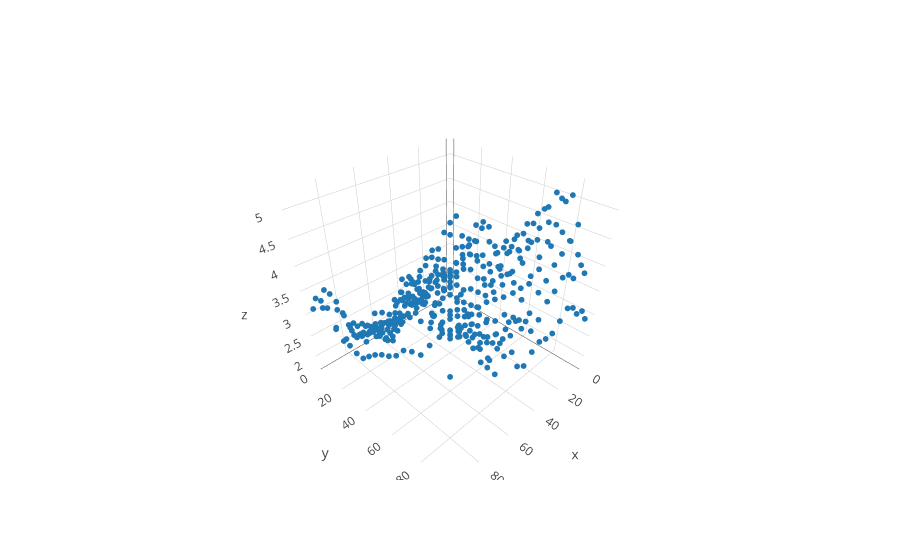
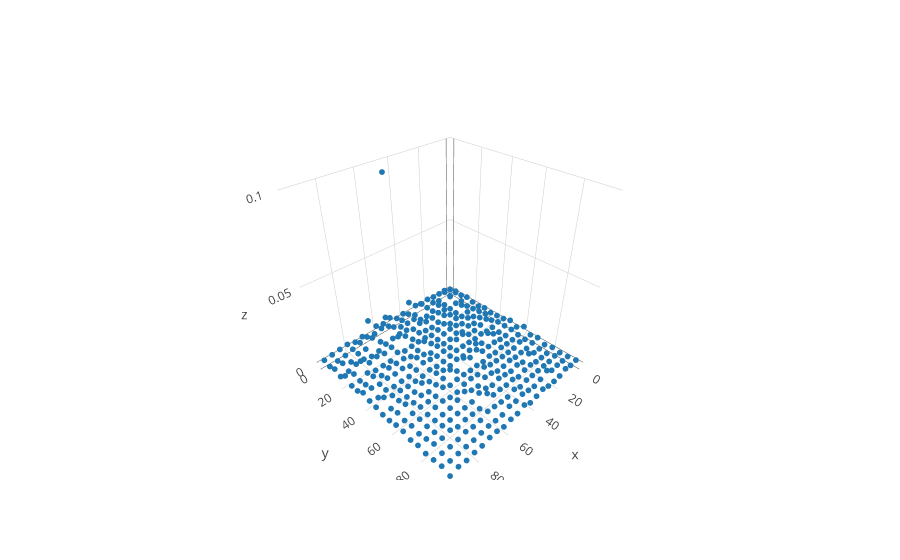

These figures' notebook cell, in order:
### Markdown cell above
Plotting posterior mean and variances

### Code cell
iplot([go.Scatter3d(x = X[:,0], y = X[:,1], z=inf_svi.predict(), mode = 'markers', marker=dict(size = 2,))])
iplot([go.Scatter3d(x = X[:,0], y = X[:,1], z=np.exp(inf_svi.q_S), mode = 'markers', marker=dict(size = 2,))])

### Figure 1 — Plotly figure (JSON) as saved in the notebook; plotly's stock layout.template omitted (floating-point values rounded to 4 significant figures; data arrays with more than 128 entries replaced by an {"elided": "..."} marker saying what was removed)
{"data": [{"marker": {"size": 2}, "mode": "markers", "type": "scatter3d", "x": {"elided": "400 int values"}, "y": {"elided": "400 int values"}, "z": {"elided": "400 float values"}}], "layout": {}}

### Figure 2 — Plotly figure (JSON) as saved in the notebook; plotly's stock layout.template omitted (floating-point values rounded to 4 significant figures; data arrays with more than 128 entries replaced by an {"elided": "..."} marker saying what was removed)
{"data": [{"marker": {"size": 2}, "mode": "markers", "type": "scatter3d", "x": {"elided": "400 int values"}, "y": {"elided": "400 int values"}, "z": {"elided": "400 float values"}}], "layout": {}}
